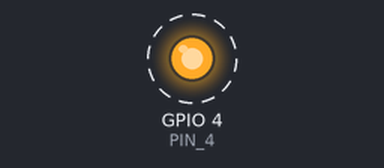
Bench run of a program on a simulated ESP32. Parts: output pins drawn as LEDs (lit = HIGH). Dashed ring = blinking. What the program prints to the serial monitor is not drawn.

Above: at 0.2 s.
Timing chart, 0 to 3.0 s (numbered marks = the images above):
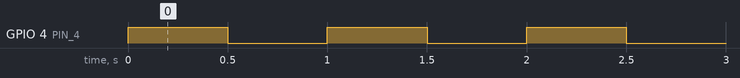

The program:

main.cpp
```cpp
#include <Arduino.h>
#include <time.h>
const unsigned int PIN_4 = 4;


void setup() {
  // put your setup code here, to run once:


  //Set the desired pin to be output.
  //OUTPUT is a macro defined by Arduino
  pinMode(PIN_4, OUTPUT);
  //Sets to communication rate between the board and serial.
  Serial.begin(9600);
  Serial.println("This program blinks a LED using PIN 4");
}

void loop() {
  // put your main code here, to run repeatedly:

  /*
    Switch between HIGH and LOW on the desired pin using digitalWrite function for a specified amount of time
    using delay function.

    HIGH and LOW are macros defined by arduino.
  */
  digitalWrite(PIN_4, HIGH);
  delay(500);
  digitalWrite(PIN_4, LOW);
  delay(500);
}
```

Measured:
- by itself, GPIO 4 (PIN_4): alternates HIGH for 0.50 s and LOW for 0.50 s
